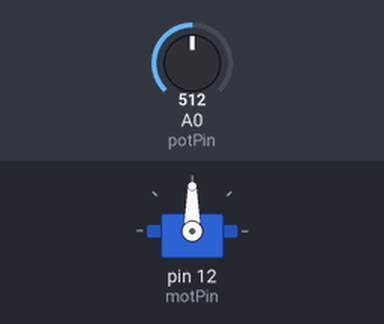
A sketch run on a simulated Arduino Uno, built with avr-gcc and run on an emulated ATmega328P. On the bench: servo. Inputs (shaded band) come from the test bench; at power-on: A0 (potPin) = 512.

Above: at 1.2 s.
1.3 s: A0 (potPin) set to 716
At 2.4 s:
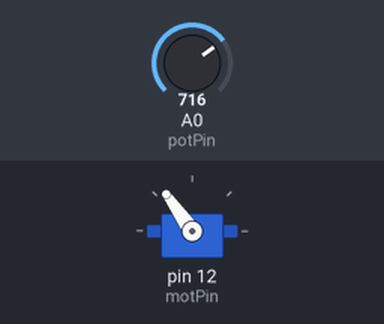
2.8 s: A0 (potPin) set to 900
At 3.7 s:
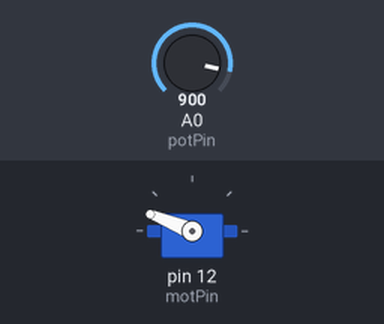
4.3 s: A0 (potPin) set to 1023
At 4.9 s:
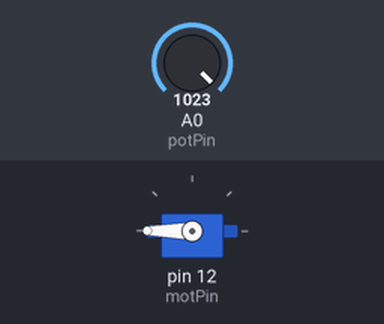
5.8 s: A0 (potPin) set to 306
At 6.2 s:
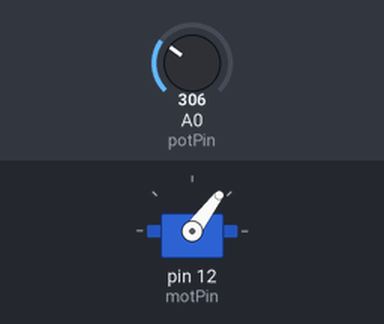
7.3 s: A0 (potPin) set to 170
At 8.7 s:
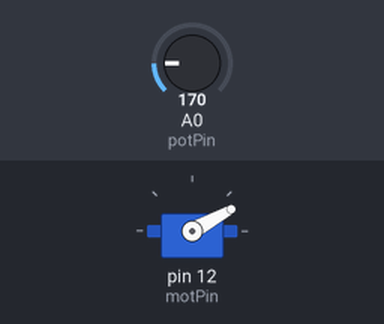
Timing chart, 0 to 9.8 s (numbered marks = the images above; inputs shaded):
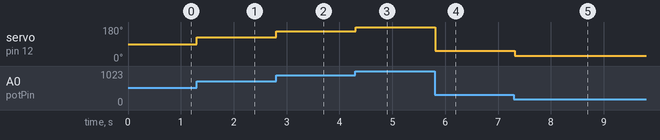

The sketch:

Potentiometer_to_Servomotor.ino
```cpp
/*
* Curators: Agnes Elfvingsson, Filippo De Togni
* Date: 10/10/2024
* Affiliation: IOIO Lab, Malmö University
*
* Sketch Name: Potentiometer_to_Servomotor
* Behaviour: The motor is adjusted by a potentiometer
* Components required: Potentiometer, Micro Servo, Polar Capacitor (100µF)
* Based on: https://docs.arduino.cc/learn/electronics/servo-motors/
*
* Extra info here: See image 'Potentiometer_to_Servomotor' for wiring diagram
* and a preview of expexted behaviour
*/

#include <Servo.h> // The 'Servo' library is needed to control the servomotor
#define MAX_DEGREES 180 // Change this based on the motor you're using (e.g. a 360 degree motor)

Servo myServo; // Create a variable of type 'Servo'
int potPin = A0; // Potentiometer is attached to pin A0
int potVal = 0; // A variable to hold the potentiometer value
int motPin = 12; // The motor's signal input

void setup() {
  Serial.begin(9600);
  pinMode(potPin, INPUT);
  myServo.attach(motPin);
}

void loop() {
  potVal = analogRead(potPin);
  potVal = map(potVal, 0, 1023, 0, MAX_DEGREES);
  myServo.write(potVal);
  delay(100); // Adjust this value to make it more or less responsive
}
```

Measured:
- after the input at 1.3 s, servo on pin 12 (motPin): 90° → 125° at once
- after the input at 2.8 s, servo on pin 12 (motPin): 125° → 158° at once
- after the input at 4.3 s, servo on pin 12 (motPin): 158° → 180° at once
- after the input at 5.8 s, servo on pin 12 (motPin): 180° → 53° at once
- after the input at 7.3 s, servo on pin 12 (motPin): 53° → 29° at once
